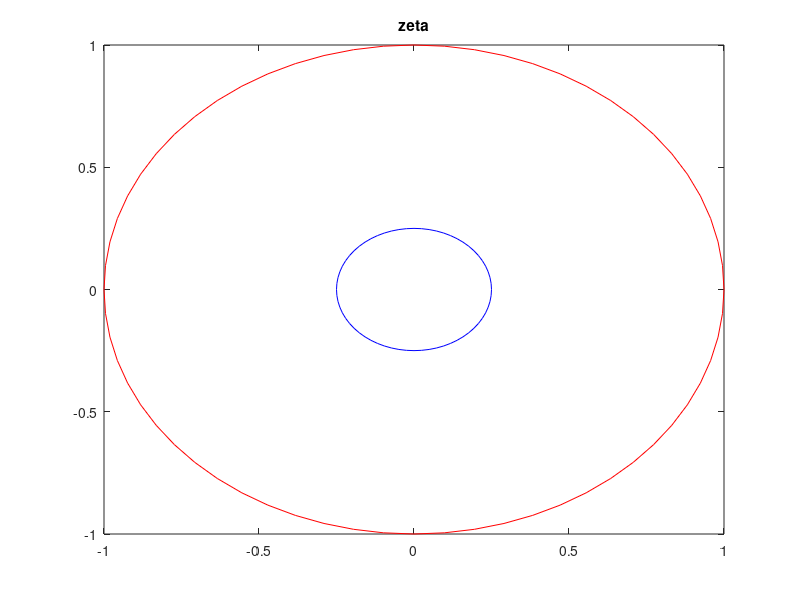

Write the MATLAB code that produced this figure. (Note: this script raises an error after producing the figure.)
close all
clear
theta = 0:2*pi/64:2*pi;
q = 0.25;
r = q:0.01:1;
zeta_1 = exp(1i*theta);
zeta_2 = q*exp(1i*theta);


th = repmat(zeta_1,size(r,2),1);
ro = repmat(r',1,size(zeta_1,2));
zeta_test = ro.*th;
%
% in conformally mapped plane
figure(1)
   plot(real(zeta_1),imag(zeta_1),'r')
   hold on
   plot(real(zeta_2),imag(zeta_2),'b')
   title('zeta')

disp('pick an alpha')
xy = ginput(1)
alpha = xy(1) + 1i*xy(2)
   plot(xy(1),xy(2),'r*')

z=inline('(zeta-alpha)./(abs(alpha)*(zeta-1/alpha))','zeta','alpha')
z1 = z(zeta_1,alpha);
z2 = z(zeta_2,alpha);
x1 = inline('(z+conj(z))./(1+abs(z).^2)','z')
x2 = inline('(z-conj(z))./(1i*(1+abs(z).^2))','z')
x3 = inline('(-1+abs(z).^2)./(1+abs(z).^2)','z')

%zet = @(z) (alpha - (abs(alpha).*z)./alpha)./(1 - abs(alpha).*z);
%
% in stereographic plane
%Load points 
%load xzeta_grid.dat
 %a = zeros(NX,NY);
 %a(:) = xzeta_grid(:);
 %xz_grid = a;
%load yzeta_grid.dat
 %a = zeros(NX,NY);
 %a(:) = yzeta_grid(:);
 %yz_grid = a;
    
 %xzeta_grid = zet(xz_grid);
 %yzeta_grid = zet(yz_grid);
 
 %zeta_grid = xzeta_grid + 1i.*yzeta_grid;
 xzeta_test = real(zeta_test);
 yzeta_test = imag(zeta_test);
 gtest = true_solution(zeta_test,alpha,q);
 xz_test = z(xzeta_test, alpha);
 yz_test = z(yzeta_test,alpha);
 
figure(2)
   plot(real(z1),imag(z1),'r')
   hold on
   plot(real(z2),imag(z2),'b')
   title('z')
    vc = -.5:.1:5;
    contour(xz_test,yz_test,gtest,vc)
    hold on
   
  
% on sphere
figure(3)
   sphere
   colormap(gray)
   shading flat
   hold on
   %alpha(0.5)
   plot3(x1(z1),x2(z1),x3(z1),'r')
   hold on
   plot3(x1(z2),x2(z2),x3(z2),'b')
   title('sphere')
